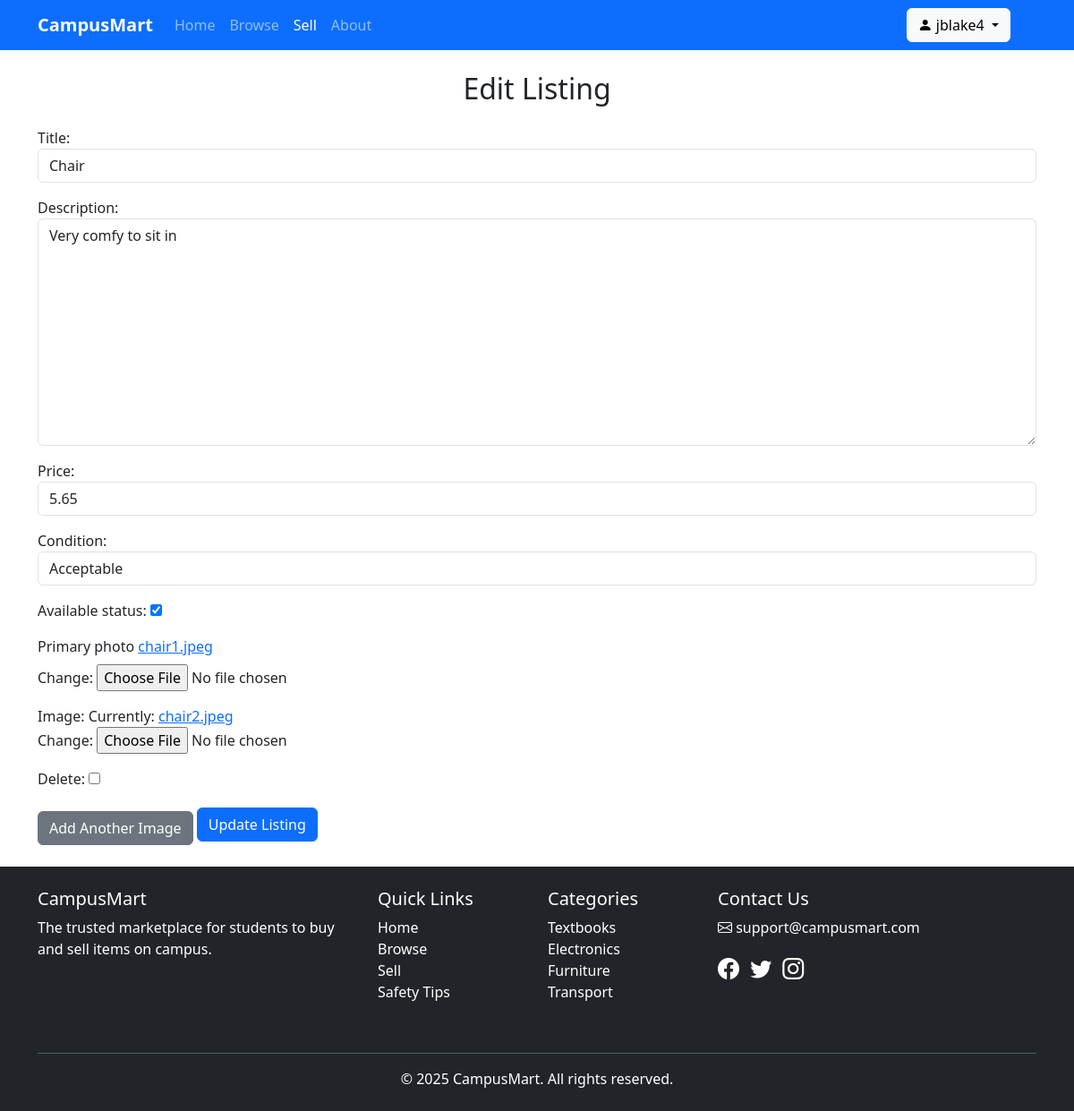
Screenshot of /edit-listing/11 (signed in) with the database file from the repository.
### campusmart/models.py (models this page shows, shortened)
class User(models.Model):
    name = models.CharField(max_length=200)
    username = models.CharField(max_length=200, unique=True)
    password = models.TextField()
    email = models.EmailField(max_length=200, unique=True)
    extra_listings_remaining = models.IntegerField(default=0)

class Listing(models.Model):
    conditionChoices = [
        ("N", "New"),
        ("L" , "Like New"),
        ("V" , "Very Good"),
        ("G" , "Good"),
        ("A" , "Acceptable"),
        ("F" , "Fair"),
        ("P" , "Poor")
    ]
    title = models.CharField(max_length=200)
    description = models.CharField(max_length=4000)
    price = models.DecimalField(decimal_places=2, max_digits=9)
    condition = models.CharField(max_length=1, choices=conditionChoices, default="G")
    available_status = models.BooleanField(default=True)
    date = models.DateField(default=timezone.now)
    primary_photo = models.ImageField(upload_to='')
    seller = models.ForeignKey(User, on_delete=models.CASCADE)

### campusmart/views.py (the view)
# urls.py: path('edit-listing/<int:pk>', views.edit_listing, name='edit_listing'),
def edit_listing(request, pk):
    if 'user' not in request.session: #redirect to login if not logged in
        return redirect('campusmart:login')
    username = request.session['user']
    user = User.objects.get(username=username)
    listing = get_object_or_404(Listing, id=pk)
    if listing.seller != user:
        messages.error(request, 'You do not own this item')
        return redirect('campusmart:home')
    if request.method == 'POST':
        parentForm = EditListingForm(request.POST, request.FILES, instance=listing)
        factoryForm = ListingImageForm(request.POST, request.FILES, instance=listing)
        if parentForm.is_valid() and factoryForm.is_valid():
                listing.save()
                factoryForm.save()
                messages.success(request, "Listing edited successfully!")
                return redirect('campusmart:home')
    else:
        parentForm = EditListingForm(instance=listing)
        factoryForm = ListingImageForm(instance=listing)
    return render(request, 'campusmart/edit_listing.html', {'parentForm': parentForm, 'factoryForm' : factoryForm} )

### campusmart/forms.py
class EditListingForm(forms.ModelForm):
    class Meta:
        model = Listing
        fields = ['title', 'description', 'price', 'condition', 'available_status', 'primary_photo']
        widgets = {
            'title': forms.TextInput(attrs={'class':'form-control'}),
            'description': forms.Textarea(attrs={'class':'form-control'}),
            'price': forms.NumberInput(attrs={'class':'form-control'}),
            'condition': forms.Select(attrs={'class':'form-control'}),
            'available_status': forms.CheckboxInput,
            'primary_photo': forms.FileInput,
        }

### campusmart/templatetags/filename_filter.py (called while the page is built)
@register.filter
def get_filename(value):
    return os.path.basename(value)

### campusmart/templates/campusmart/edit_listing.html (shortened to what this page needs)
{% extends "./base_page.html" %}
{% load filename_filter %}
{% block content %}
<div class="container">
    <div class="login-container">
        <br/>
        <h2 class="text-center mb-4">Edit Listing</h2>
        <form method="post" enctype="multipart/form-data">
            {% for field in parentForm %}
            {% if field.name != 'primary_photo' %}
              <div class="mb-3">
                {{ field.label_tag }}
                {{ field }}
              </div>
            {% endif %}
            {% endfor %}
            <div class="mb-3">
                <p>
                    <label for="{{ parentForm.primary_photo.id_for_label }}" class="form-label">{{ parentForm.primary_photo.label }}</label>
                    {% if parentForm.instance.primary_photo %}
                        <a href="{{ parentForm.instance.primary_photo.url }}">{{ parentForm.instance.primary_photo.name|get_filename }}</a><br>
                        Change:
                    {% else %}
                        No image currently uploaded.<br>
                        Upload:
                    {% endif %}
                    {{ parentForm.primary_photo }}
                </p>
            </div>
            <div id="image-formset-container">
                {% for form in factoryForm %}
                <div class="form-group">
                    {{ form.as_p }}
                </div>
                {% endfor %}
            </div>
            <button type="button" id="add-image-form" class="btn btn-secondary mt-2">Add Another Image</button>
            <button type="submit" class="btn btn-primary">Update Listing</button>
        </form>
        <br/>
    </div>
</div>
{% endblock %}

### campusmart/templates/campusmart/base_page.html (shortened to what this page needs)
<!DOCTYPE html>
<html lang="en">
<head>
    <link href="https://cdn.jsdelivr.net/npm/bootstrap@5.3.2/dist/css/bootstrap.min.css" rel="stylesheet">
    <link rel="stylesheet" href="https://cdn.jsdelivr.net/npm/bootstrap-icons@1.11.1/font/bootstrap-icons.css">
</head>
<body>
    <nav class="navbar navbar-expand-lg navbar-dark bg-primary sticky-top">
        <div class="container">
            <a class="navbar-brand" href="{% url 'campusmart:home' %}">CampusMart</a>
            <div class="collapse navbar-collapse" id="navbarNav">
                <ul class="navbar-nav me-auto">
                    <li class="nav-item">
                        <a id="homeTab" class="nav-link active" href="{% url 'campusmart:home' %}">Home</a>
                    </li>
                    <li class="nav-item">
                        <a id="listTab" class="nav-link" href="{% url 'campusmart:listings' %}">Browse</a>
                    </li>
                    <li class="nav-item">
                        <a id="sellTab" class="nav-link" href="{% url 'campusmart:create_listing' %}">Sell</a>
                    </li>
                    <li class="nav-item">
                        <a id="aboutTab" class="nav-link" href="#">About</a>
                    </li>
                </ul>
                <div class="d-flex" style="margin-right:3%;">
                    {% if request.session.user %}
                        <div class="dropdown">
                            <button class="btn btn-light dropdown-toggle" type="button" id="userDropdown" data-bs-toggle="dropdown">
                                <i class="bi bi-person-fill"></i> {{ request.session.user }}
                            </button>
                        </div>
                    {% else %}
                        <a href="{% url 'campusmart:login' %}" class="btn btn-outline-light">
                            <i class="bi bi-box-arrow-in-right"></i> Login/Signup
                        </a>
                    {% endif %}
                </div>
            </div>
        </div>
    </nav>
    {% block content %}{% endblock %}
    <footer class="bg-dark text-white py-4">
        <div class="container">
            <div class="row">
                <div class="col-md-4 mb-4">
                    <h5>CampusMart</h5>
                    <p>The trusted marketplace for students to buy and sell items on campus.</p>
                </div>
                <div class="col-md-2 mb-4">
                    <h5>Quick Links</h5>
                    <ul class="list-unstyled">
                        <li><a href="{% url 'campusmart:home' %}" class="text-white text-decoration-none">Home</a></li>
                        <li><a href="{% url 'campusmart:listings' %}" class="text-white text-decoration-none">Browse</a></li>
                        <li><a href="{% url 'campusmart:create_listing' %}" class="text-white text-decoration-none">Sell</a></li>
                        <li><a href="#" class="text-white text-decoration-none">Safety Tips</a></li>
                    </ul>
                </div>
                <div class="col-md-2 mb-4">
                    <h5>Categories</h5>
                    <ul class="list-unstyled">
                        <li><a href="#" class="text-white text-decoration-none">Textbooks</a></li>
                        <li><a href="#" class="text-white text-decoration-none">Electronics</a></li>
                        <li><a href="#" class="text-white text-decoration-none">Furniture</a></li>
                        <li><a href="#" class="text-white text-decoration-none">Transport</a></li>
                    </ul>
                </div>
                <div class="col-md-4 mb-4">
                    <h5>Contact Us</h5>
                    <p><i class="bi bi-envelope"></i> support@campusmart.com</p>
                    <div class="mt-3">
                        <a href="#" class="text-white me-2"><i class="bi bi-facebook fs-4"></i></a>
                        <a href="#" class="text-white me-2"><i class="bi bi-twitter fs-4"></i></a>
                        <a href="#" class="text-white me-2"><i class="bi bi-instagram fs-4"></i></a>
                    </div>
                </div>
            </div>
            <hr>
            <div class="text-center">
                <p class="mb-0">&copy; 2025 CampusMart. All rights reserved.</p>
            </div>
        </div>
    </footer>
</body>
</html>

### campusmart/templates/campusmart/base_page.html (style rules this page uses)
.navbar-brand { font-weight: 700; }

### rows the page displays
User: session.user "jblake4"
Listing: parentForm "Chair" "Very comfy to sit in" "5.65" "Acceptable" "☑", instance.primary_photo.name|get_filename "chair1.jpeg"

### other values shown
{{ field.label_tag }} "Title:" "Description:" "Price:" "Condition:" "Available status:"
{{ parentForm.primary_photo.label }} "Primary photo"
